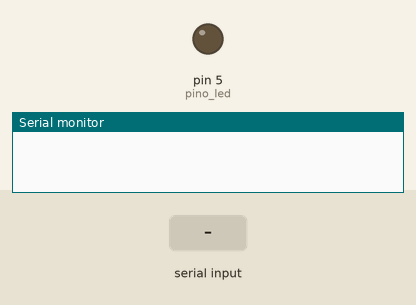
This sketch was run on a simulated Arduino Uno, built with avr-gcc and run on an emulated ATmega328P. On the bench: output pins drawn as LEDs (lit = HIGH), the last lines printed to the serial monitor. The test bench sets the inputs (shaded band).

Above: at 1.2 s.
1.3 s: "90,45\n" received over Serial
At 2.5 s:
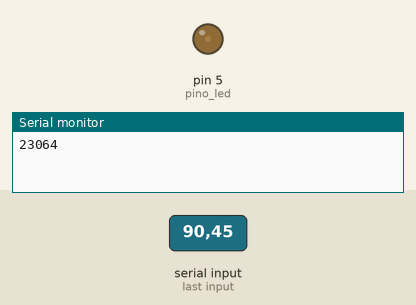
2.8 s: "30,150\n" received over Serial
At 3.7 s:
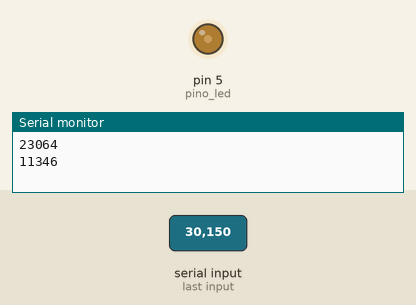
4.3 s: "90\n" received over Serial
At 4.7 s:
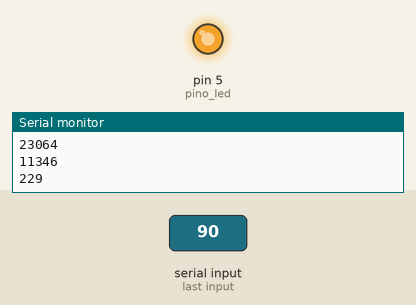
5.8 s: byte 10 ('\n') received over Serial
At 6.9 s:
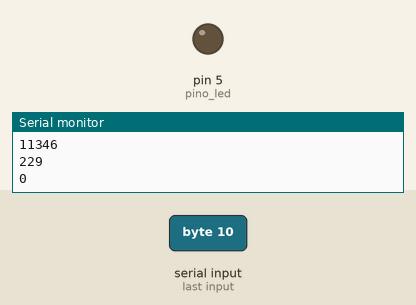
Timing chart, 0 to 8.3 s (numbered marks = the images above; inputs shaded):
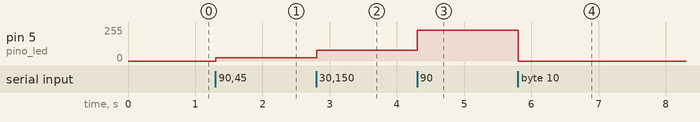

Measured:
- after the input at 1.3 s, pin 5 (pino_led): 0/255 → 24/255 at once
- after the input at 2.8 s, pin 5 (pino_led): 24/255 → 82/255 at once
- after the input at 4.3 s, pin 5 (pino_led): 82/255 → 229/255 at once
- after the input at 5.8 s, pin 5 (pino_led): 229/255 → 0/255 at once

The sketch:

_05_X1_pwm_serial.ino
```cpp
/*
    Workshop de Arduino

    Semana da computação 2017
    IFSP Campus Piracicaba

    -----------------------------
    Upgrade no Exemplo 05 - PWM - "saida analógica", agora
    controlado pela serial

    Potência ajustavel do LED conectado ao pino 5
    utilizando os valores da serial.
    Baudrate: 9600
    Fim de dado: '\n' (new line)
    dados: 0 a 100 (números, de 1 a 3 digitos)
*/

int pino_led = 5;
int buffer_lido = 0;
int dado_serial;
int potencia_led = 0;

void setup()
{
    pinMode(pino_led, OUTPUT);
    Serial.begin(9600);
}

void loop()
{
    if ( Serial.available() > 0 )
    {
        dado_serial = Serial.read();
        if ( dado_serial > 47 && dado_serial < 58 )
        {
            buffer_lido = 10*buffer_lido + dado_serial - '0';
        }
        else if ( dado_serial == '\n' )
        {
            potencia_led = map(buffer_lido, 0, 100, 0, 255); // Converte o valor para estala de 0 a 255
            analogWrite(pino_led, potencia_led);
            Serial.printl("Potencia: ");
            Serial.printl(buffer_lido);
            Serial.printl(" \t PWM = ");
            Serial.println(potencia_led);
            buffer_lido = 0;
        }
    }
}
```
